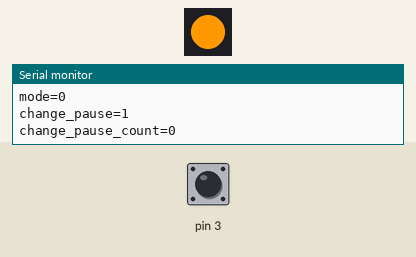
Simulated run of this sketch. Board: Arduino Uno, built with avr-gcc and run on an emulated ATmega328P. Parts: 1 RGB LEDs in strip order, left to right, the last lines printed to the serial monitor. Inputs (shaded band) come from the test bench; at power-on: pin 3 LOW. Random numbers use the default seed unless the sketch sets one; EEPROM starts erased.

Above: at 3.2 s.
3.3 s: pin 3 pulsed HIGH 2 times (0.12 s each, 0.3 s apart)
At 3.99 s:
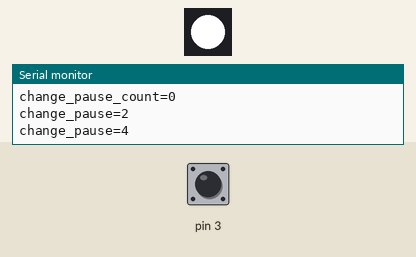
At 4.78 s:
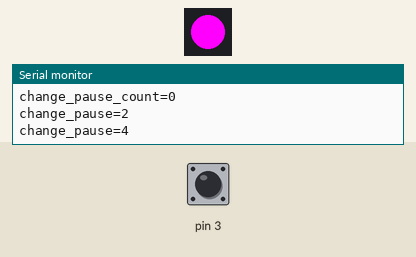
6.3 s: pin 3 pulsed HIGH 2 times (0.12 s each, 0.3 s apart)
At 7.32 s:
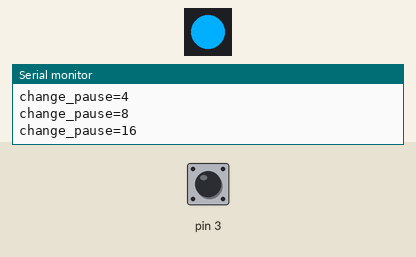
Timing chart, 0 to 28.6 s (numbered marks = the images above; inputs shaded):
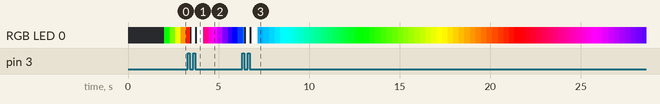

The sketch:

FirstLight.ino
```cpp
#include "FastLED.h"
#define NUM_LEDS 1
#define DATA_PIN 2
CRGB leds[NUM_LEDS];

#define BUTTON_DELAY 1000
#define COLOR_CHANGE_DELAY 5000

#include <EEPROM.h>

uint8_t r, g, b, t;
uint32_t timerB;
uint8_t btn;

uint32_t change_pause = 1;
#define PAUSE_CHANGES 7
uint8_t change_pause_count = 0;

uint8_t mode = 0;
#define MODES 2

uint8_t rn, gn, bn;
uint32_t timerC;

void setup() {
  pinMode(2, OUTPUT);
  pinMode(3, INPUT);
  delay(2000);
  FastLED.addLeds<WS2812B, DATA_PIN, GRB>(leds, NUM_LEDS);

  Serial.begin(9600);
  EEPROM.get(0, mode);
  EEPROM.get(10, change_pause);
  EEPROM.get(20, change_pause_count);
  if (mode > MODES){
    mode = 0;
    change_pause = 1;
    change_pause_count = 0;
  }
  Serial.print("mode=");
  Serial.println(mode);
  Serial.print("change_pause=");
  Serial.println(change_pause);
  Serial.print("change_pause_count=");
  Serial.println(change_pause_count);
}

void myBlink(){
  leds[0] = CRGB(0, 0, 0);
  FastLED.show();
  delay(100);
  leds[0] = CRGB(255, 255, 255);
  FastLED.show();
  delay(100);
}

void loop() {
  if (digitalRead(3) && !btn){
    timerB = millis();
    btn = 1;
  }
  if (!digitalRead(3) && btn){
    btn = 0;
    if (millis() - timerB <= BUTTON_DELAY){
      change_pause *= 2;
      change_pause_count++;
      if (change_pause_count == PAUSE_CHANGES) {
        myBlink();
        myBlink();
      }
      if (change_pause_count > PAUSE_CHANGES) {
        change_pause = 1;
        change_pause_count = 0;
        myBlink();
        myBlink();
        myBlink();
        myBlink();
      }
      myBlink();
      Serial.print("change_pause=");
      Serial.println(change_pause);
      EEPROM.put(10, change_pause);
      EEPROM.put(20, change_pause_count);
    } else
    if (millis() - timerB > BUTTON_DELAY){
      mode++;
      if (mode == MODES - 1) {
        myBlink();
        myBlink();
      }
      if (mode > MODES - 1) {
        mode = 0;
        myBlink();
        myBlink();
        myBlink();
        myBlink();
      }
      myBlink();
      Serial.print("mode=");
      Serial.println(mode);
      EEPROM.put(0, mode);
    }
  }
  if (mode == 0) {
    if (t == 0){
      g = 255;
      r++;
      if (r == 255){
        t++;
        delay(change_pause*10);
      }
    }
    if (t == 1){
      r = 255;
      g--;
      if (g == 0){
        t++;
        delay(change_pause*10);
      }
    }
    if (t == 2){
      r = 255;
      b++;
      if (b == 255){
        t++;
        delay(change_pause*10);
      }
    }
    if (t == 3){
      b = 255;
      r--;
      if (r == 0){
        t++;
        delay(change_pause*10);
      }
    }
    if (t == 4){
      b = 255;
      g++;
      if (g == 255){
        t++;
        delay(change_pause*10);
      }
    }
    if (t == 5){
      g = 255;
      b--;
      if (b == 0){
        t++;
        delay(change_pause*10);
      }
    }
    if (t > 5)
      t = 0;
    delay(change_pause);
  }
  if (mode == 1){
    if (millis() > timerC){
      timerC = millis() + COLOR_CHANGE_DELAY;
      rn = random(30, 255);
      gn = random(30, 255);
      bn = random(0, 255);
    }
    if (rn > r) r++;
    if (rn < r) r--;
    if (gn > g) g++;
    if (gn < g) g--;
    if (bn > b) b++;
    if (bn < b) b--;
    delay(change_pause*10);
  }
  leds[0] = CRGB(r,g,b);
  FastLED.show();
}
```
